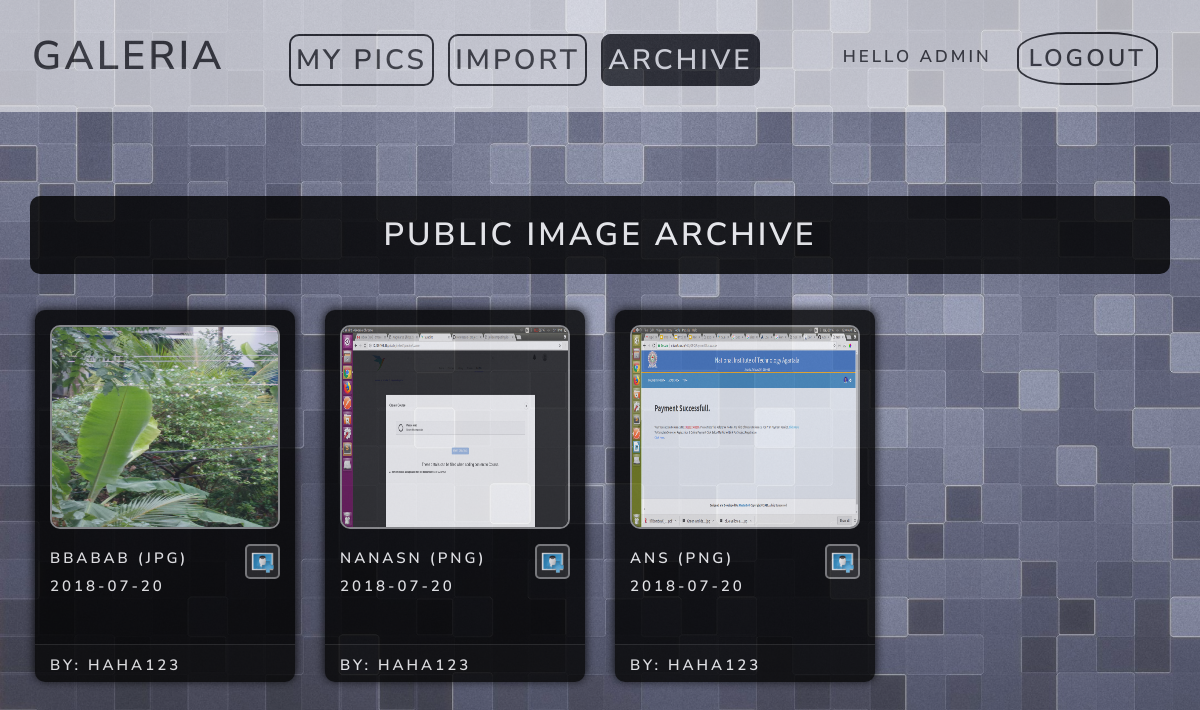
Page /accounts/profile/archive/ (signed in) on the committed database.
### photogallery/models.py (models this page shows, shortened)
class Photo(models.Model):
	title = models.CharField(max_length=200)
	url = models.CharField(max_length=2000)
	is_favorite = models.BooleanField(default=False)
	file_format = models.CharField(max_length=20)
	date_added = models.DateField(auto_now_add=True)
	username = models.CharField(max_length=100,default='1')
	is_public = models.BooleanField(default=False)
	original_uploader = models.CharField(max_length=100,default='1')

### photogallery/views.py (the view)
# urls.py: path('accounts/profile/archive/',views.archive,name='archive'),
@login_required
def archive(request):
	public_photos = Photo.objects.filter(is_public=True).exclude(username=request.user.username)
	return render(request,'photogallery/archive.html',{'public_photos':public_photos})

### photogallery/templates/photogallery/archive.html
{% extends 'photogallery/base.html' %}
{% load static %}
{% block content %}
<body class="body_profile">
	<div class="jumbotron">
		<div class="header">
			<div class="logo">
				<h1 class="title" style="display: inline">Galeria</h1>
			</div>
			<div class="topbar">
				<a href="{% url 'profile' %}"><h2 class="menu-item">My Pics</h2></a>
				<a href="{% url 'import' %}"><h2 class="menu-item">Import</h2></a>
				<h2 class="menu-item menu-item-current">Archive</h2>
			</div>
				<a href="{% url 'logout' %}"><h3 class="login-signup-button menu-item">Logout</h3></a>
				<h3 class="user-status">Hello {{request.user.username}} </h3>
		</div>
	</div>
	<div class="home-title-box">
		<h1 class="home-archive-title">Public Image Archive</h1>
	</div>
	<div class="row row-margin">
		{% for photo in public_photos %}
		<div class="col-lg-3">
			<div class="photo-box">
				<img class="photo-box-image" src="{{photo.url}}" onClick="window.location='{% url 'view_photo' photo.id %}'">
				<div class="row">
					<div class="col-lg-9">
						<h4 class="photo-title">{{photo.title | truncatechars:35}} ({{photo.file_format}})</h4>
						<h5 class="photo-title">{{photo.date_added|date:'Y-m-d'}}</h5>
					</div>
					<div class="col-lg-3">
						<img class="archive-add" id="notfav{{photo.id}}" onClick="window.location='{% url 'add_photo' photo.id %}';" src="{% static 'photogallery/images/add.png' %}">
					</div>
				</div>
				<div class="photo-box-bottom-part">
							<h6 class="photo-title">BY: {{photo.username}}</h6>
				</div>
			</div>
		</div>
		{% endfor %}
	</div>
</body>
{% endblock %}

### photogallery/templates/photogallery/base.html (shortened to what this page needs)
{% load static %}
<html>
<head>
<link rel="stylesheet" href="{% static 'photogallery/bootstrap.css' %}">
<link rel="stylesheet" href="{% static 'photogallery/style.css' %}">
</head>
{% block content %}
{% endblock %}
</html>

### photogallery/static/photogallery/style.css (style rules this page uses)
.title { font-size:40px; }
.body_profile { background: linear-gradient(rgba(255,255,255,.2), rgba(255,255,255,.2)), url("images/wp3.jpg"); background-size:cover; }
.logo { margin-right: 60px; display: inline; }
.topbar { display: inline; }
.menu-item { display:inline; padding:5px; margin-right: 10px; border: 2px solid black; border-radius: 10px; }
.menu-item-current { background-color: black; color:white; }
.login-signup-button { display:inline; padding:10px; margin-right: 10px; border: 2px solid black; border-radius: 35%; float: right; text-align: center; }
.user-status { display:inline; padding:15px; margin-right: 10px; float: right; text-align: center; font-size: 17px; }
.photo-box { background-color: black; padding: 15px; opacity: 0.8; filter: alpha(opacity=80); border-radius: 10px; margin-bottom: 30px; height: 370px; box-shadow: 0 0 10px 1px black; position: relative; }
.row-margin { margin-left: 20px; margin-right: 20px; }
.photo-box-image { border-radius: 10px; border:2px solid #909090; margin-bottom: 10px; width: 100%; height:60%; }
.photo-title { font-size: 15px; color:white; margin-top:10px; text-align: left; }
.photo-box-bottom-part { background-color: #050505; padding:0.5px 4px 0.5px 4px; margin-top: 7px; color: white; margin-bottom: 0px; border-top:1px solid #222222; width: 100%; align-content: center; position: absolute; bottom: -2px; left: 0px; right: 0px; padding-left:15px; border-bottom-right-radius:10px; border-bottom-left-radius:10px; }
.home-title-box { background-color: black; opacity: 0.8; border-radius: 10px; margin-left: 2.5%; margin-right: 2.5%; margin-bottom: 3%; padding: 20px; color: white; }
.home-archive-title { color: white; text-align: center; margin:auto; }
.archive-add { width:100%; display: inline-block; vertical-align: middle; padding: 4px; border-radius: 5px; background-color: #202020; border: 2px solid grey; margin-top: 5px; }

### rows in the picture
Photo: url (picture), title "BBABAB", file_format "JPG", date_added "2018-07-20", username "HAHA123"
Photo: url (picture), title "NANASN", file_format "PNG", date_added "2018-07-20", username "HAHA123"
Photo: url (picture), title "ANS", file_format "PNG", date_added "2018-07-20", username "HAHA123"

### other values in the picture
{{ request.user.username }} "ADMIN"
